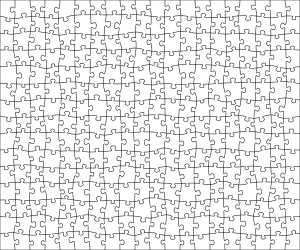

This chart was generated by the following Python code:
import svgwrite
import random
import numpy as np

def bezier_point(t, P0 : np.array, P1 : np.array, P2 : np.array, P3 : np.array) -> np.array:
    return ((1 - t)**3 * P0 + 3 * (1 - t)**2 * t * P1 + 3 * (1 - t) * t**2 * P2 + t**3 * P3)

def bezier_tangent(t, P0 : np.array, P1 : np.array, P2 : np.array, P3 : np.array) -> np.array:
    v_tan = 3 * (1 - t)**2 * (P1 - P0) + 6 * (1 - t) * t * (P2 - P1) + 3 * t**2 * (P3 - P2)
    return np.arctan2(*v_tan)

def get_center_handles(E0:np.array, E1:np.array, alpha0:float, alpha1:float):
    u0 = np.array([np.sin(alpha0),np.cos(alpha0)])
    u1 = np.array([np.sin(alpha1),np.cos(alpha1)])

    c0 = E1[0] - E0[0]
    c1 = E1[1] - E0[1]
    c2 = u1[0] - u0[0]
    c3 = u1[1] - u0[1]

    d = (c2**2+c3**2-1)
    t1 = -(c0*c2+c1*c3)
    t2 = np.sqrt(c0**2+c1**2-(c0*c3-c1*c2)**2)
    l = min(t1+t2,t1-t2)/d

    I0 = E0 + u0 * l
    I1 = E1 + u1 * l

    return I0,I1

def create_coupling(P0:np.array,P1:np.array,alpha0:float,alpha1:float,direction:bool=True)->str:
    l = np.linalg.norm(P1-P0)
    if direction:
        alpha2,alpha3 = alpha0 + np.pi * 0.7, alpha1 - np.pi * 0.7
    else:
        alpha2,alpha3 = alpha0 - np.pi * 0.7, alpha1 + np.pi * 0.7
    P2 = P0 + l * 0.33 * np.array([np.sin(alpha0),np.cos(alpha0)])
    P3 = P1 + l * 0.33 * np.array([np.sin(alpha1),np.cos(alpha1)])
    P4 = P2 + l * 0.42 * np.array([np.sin(alpha2),np.cos(alpha2)])
    P5 = P3 + l * 0.42 * np.array([np.sin(alpha3),np.cos(alpha3)])
    P6 = P4 + l * np.array([np.sin(alpha2),np.cos(alpha2)])
    P7 = P5 + l * np.array([np.sin(alpha3),np.cos(alpha3)])

    path = f'M{P0[0]},{P0[1]}'
    path += f'Q{P2[0]} {P2[1]}, {P4[0]} {P4[1]}'
    path += f'C{P6[0]} {P6[1]}, {P7[0]} {P7[1]}, {P5[0]} {P5[1]}'
    path += f'Q{P3[0]} {P3[1]}, {P1[0]} {P1[1]}'

    return path

def lerp(P0:np.array,P1:np.array,t:float)->np.array:
    return (1-t)*P0+t*P1

def split_cubic_bezier(P0:np.array,P1:np.array,P2:np.array,P3:np.array,t_end:float)->list[:np.array]:
    P0_1 = lerp(P0,P1,t_end)
    P1_1 = lerp(P1,P2,t_end)
    P2_1 = lerp(P2,P3,t_end)

    P0_2 = lerp(P0_1,P1_1,t_end)
    P1_2 = lerp(P1_1,P2_1,t_end)

    P0_3 = lerp(P0_2,P1_2,t_end)

    return [P0,P0_1,P0_2,P0_3]

# ==== PARAMETROS DE ROMPECABEZAS - se pueden modificar ====

ncols = 20
nrows = 15
width = 300
height = 250

err_max_h = 0.125 # como porcentaje del ancho de una celda
err_max_v = 0.125 # como porcentaje del alto de una celda

coupling_width = 0.28 # como porcentaje del largo de un lado
coupling_slope_disp_factor = 0.0075 # recomiendo no tocar jeje... valores mayores a 0.01 exageran el desplazamiento

# ==== A PARTIR DE ACA NO TOCAR

t_begin = .5 - coupling_width / 2
t_end = .5 + coupling_width / 2

col_width = width/ncols
row_height = height/nrows

deltas_h = np.linspace(-col_width*err_max_h, col_width*err_max_h, (ncols - 1) * (nrows - 1)).tolist()
deltas_v = np.linspace(-row_height*err_max_v, row_height*err_max_v, (ncols - 1) * (nrows - 1)).tolist()
random.shuffle(deltas_h)
random.shuffle(deltas_v)

max_h_slope = (row_height * (1 + 2 * err_max_v)) / (col_width * (1 - 2 * err_max_h))
max_v_slope = (col_width * (1 + 2 * err_max_h)) / (row_height * (1 - 2 * err_max_v))

vert_matrix = []
for ncol in range(ncols + 1):
    col = []
    for nrow in range(nrows + 1):
        x = ncol * col_width
        y = nrow * row_height
        if ncol != 0 and ncol != ncols and nrow != 0 and nrow != nrows:
            x += deltas_h.pop(0)
            y += deltas_v.pop(0)
        col.append(np.array([x,y]))
    vert_matrix.append(col)

# ==== angulos tangentes de bordes en vertices ====

tg_matrix = []
for ncol in range(ncols + 1):
    col = []
    for nrow in range(nrows + 1):
        dot = vert_matrix[ncol][nrow]

        if ncol == 0 or ncol == ncols:
            alpha_h = np.pi / 2
        else:
            next_xdot = vert_matrix[ncol + 1][nrow]
            prev_xdot = vert_matrix[ncol - 1][nrow]
            alpha_h = np.arctan2(*(next_xdot - prev_xdot))

        if nrow == 0 or nrow == nrows:
            alpha_v = 0
        else:
            next_ydot = vert_matrix[ncol][nrow + 1]
            prev_ydot = vert_matrix[ncol][nrow - 1]
            alpha_v = np.arctan2(*(next_ydot - prev_ydot))

        col.append([alpha_h, alpha_v])
    tg_matrix.append(col)

coupling_matrix = [[random.randint(0,1) for nrow in range(nrows)] for ncol in range(ncols)]

dwg = svgwrite.Drawing(
    filename = f"PUZZLE.svg",
    size = (width, height),
    profile = "tiny"
)

# lineas horizontales

for nrow in range(1,nrows,1):
    hpath = dwg.path().stroke('black',width=0.5).fill('none')

    for ncol in range(ncols):
        E0 = vert_matrix[ncol][nrow]
        E1 = vert_matrix[ncol + 1][nrow]
        a0 = tg_matrix[ncol][nrow][0]
        a1 = tg_matrix[ncol + 1][nrow][0] + np.pi
        I0, I1 = get_center_handles(E0,E1,a0,a1)

        # desplazamiento de acople según la pendiente promedio de la arista
        avg_edge_slope = (-(E1-E0)[1])/((E1-E0)[0]) # el primero resta porque y apunta hacia abajo
        t_disp = (avg_edge_slope/max_h_slope)*coupling_slope_disp_factor
        t_disp = np.cbrt(t_disp)*(1-coupling_width/2)
        t0 = t_begin + t_disp * (coupling_matrix[ncol][nrow] * 2 - 1)
        t1 = t_end + t_disp * (coupling_matrix[ncol][nrow] * 2 - 1)

        P0 = bezier_point(t0, E0,I0,I1,E1)
        P1 = bezier_point(t1, E0,I0,I1,E1)
        b0 = bezier_tangent(t0,E0,I0,I1,E1)
        b1 = bezier_tangent(t1,E0,I0,I1,E1) + np.pi

        E0_1,I0_1,I1_1,E1_1 = split_cubic_bezier(E0,I0,I1,E1,t0)
        E1_2,I1_2,I0_2,E0_2 = split_cubic_bezier(E1,I1,I0,E0,1-t1)

        hpath.push(
            f'M{E0_1[0]},{E0_1[1]} C{I0_1[0]} {I0_1[1]},{I1_1[0]} {I1_1[1]},{E1_1[0]} {E1_1[1]}'
        )
        hpath.push(create_coupling(P0,P1,b0,b1,coupling_matrix[ncol][nrow]))
        hpath.push(
            f'M{E1_2[0]},{E1_2[1]} C{I1_2[0]} {I1_2[1]},{I0_2[0]} {I0_2[1]},{E0_2[0]} {E0_2[1]}'
        )
    
    dwg.add(hpath)

# lineas verticales

for ncol in range(1,ncols,1):
    vpath = dwg.path().stroke('black',width=0.5).fill('none')

    for nrow in range(nrows):
        E0 = vert_matrix[ncol][nrow]
        E1 = vert_matrix[ncol][nrow + 1]
        a0 = tg_matrix[ncol][nrow][1]
        a1 = tg_matrix[ncol][nrow + 1][1] + np.pi
        I0, I1 = get_center_handles(E0,E1,a0,a1)

        # desplazamiento de acople según la pendiente promedio de la arista
        avg_edge_slope = ((E1-E0)[0])/((E1-E0)[1]) # el primero resta porque y apunta hacia abajo
        t_disp = (avg_edge_slope/max_h_slope)*coupling_slope_disp_factor
        t_disp = np.cbrt(t_disp)*(1-coupling_width/2)
        t0 = t_begin + t_disp * (coupling_matrix[ncol][nrow] * 2 - 1)
        t1 = t_end + t_disp * (coupling_matrix[ncol][nrow] * 2 - 1)

        P0 = bezier_point(t0, E0,I0,I1,E1)
        P1 = bezier_point(t1, E0,I0,I1,E1)
        b0 = bezier_tangent(t0,E0,I0,I1,E1)
        b1 = bezier_tangent(t1,E0,I0,I1,E1) + np.pi

        E0_1,I0_1,I1_1,E1_1 = split_cubic_bezier(E0,I0,I1,E1,t0)
        E1_2,I1_2,I0_2,E0_2 = split_cubic_bezier(E1,I1,I0,E0,1-t1)

        vpath.push(
            f'M{E0_1[0]},{E0_1[1]} C{I0_1[0]} {I0_1[1]},{I1_1[0]} {I1_1[1]},{E1_1[0]} {E1_1[1]}'
        )
        vpath.push(create_coupling(P0,P1,b0,b1,coupling_matrix[ncol][nrow]))
        vpath.push(
            f'M{E1_2[0]},{E1_2[1]} C{I1_2[0]} {I1_2[1]},{I0_2[0]} {I0_2[1]},{E0_2[0]} {E0_2[1]}'
        )
    
    dwg.add(vpath)
    
border = dwg.path().stroke('black',width=0.5).fill('none')
border.push(f'M0,0 H{width} V{height}')
border.push(f'M0,0 V{height} H{width}')
dwg.add(border)

dwg.save()
